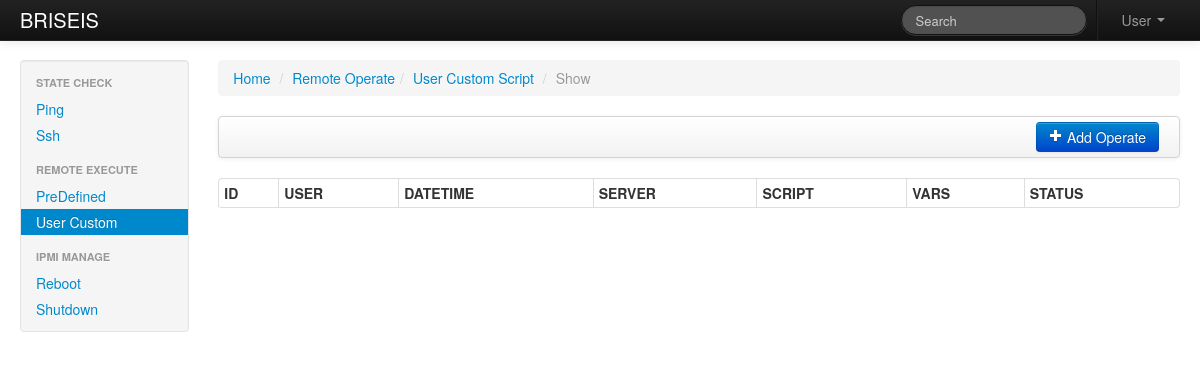
Before: /operate/show/custom with the older database file.
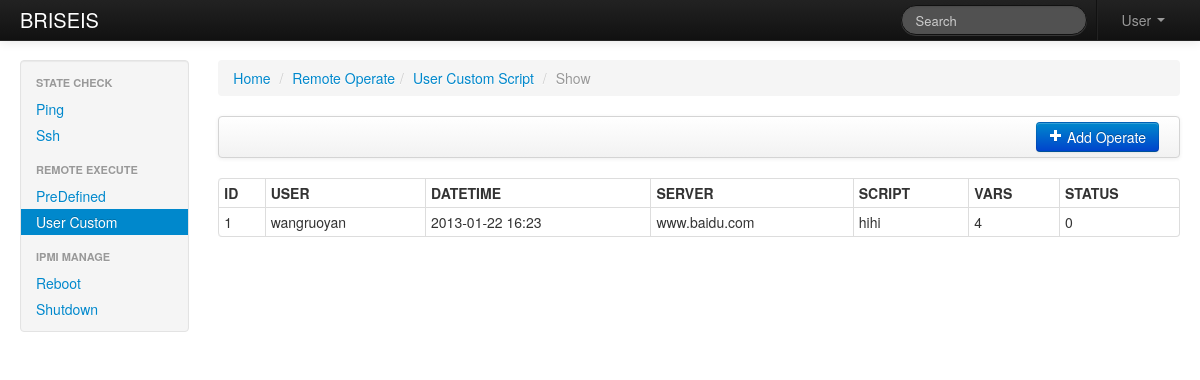
After: the same page with the newer database file.
### web/models/operate.py (models this page shows, shortened)
class CustomOperate(db.Model):
    __tablename__ = 'custom_operate_list'
    id = db.Column(db.Integer, primary_key=True)
    author = db.Column(db.UnicodeText, nullable=False)
    datetime = db.Column(db.String, nullable=False)
    server_list = db.Column(db.UnicodeText, nullable=False)
    template_script = db.Column(db.UnicodeText, nullable=False)
    template_vars = db.Column(db.UnicodeText, default=None)
    ssh_config = db.Column(db.Integer, nullable=False)
    status = db.Column(db.Integer, nullable=False)

### web/views/operate.py (the view)
@app.route('/operate/show/custom')
def show_custom_operate_ctrl():
    if request.method == 'GET':
        operates = CustomOperate.query.order_by(desc(CustomOperate.id)).all()
        return render_template('operate/show_custom_operate.html', operates=operates)

### web/templates/operate/show_custom_operate.html
{% extends "layout.html" %}
{% block active_custom %}active{% endblock %}
{% block main %}
    <div class="span10">
        <ul class="breadcrumb">
            <li><a href="/">Home</a> <span class="divider">/</span></li>
            <li><a href="#">Remote Operate</a><span class="divider">/</span></li>
            <li><a href="#">User Custom Script</a> <span class="divider">/</span></li>
            <li class="active">Show</li>
        </ul>
        {% with messages = get_flashed_messages(with_categories=true) %}
            {% if messages %}
                {% for category, message in messages %}
                    <div class="alert alert-{{ category }}">
                        <a class="close" data-dismiss="alert" href="#">×</a>
                        {{ message }}
                    </div>
                {% endfor %}
            {% else %}
                <div class="navbar">
                    <div class="navbar-inner">
                        <div class="btn-group pull-right">
                            <a href="{{ url_for('create_custom_operate_ctrl')}}" class="btn btn-primary"><i class="icon-plus icon-white"></i> Add Operate</a>
                        </div>
                    </div>
                </div>
            {% endif %}
        {% endwith %}
        <table class="table table-hover table-bordered table-condensed">
            <thead>
            <tr>
                <th>ID</th>
                <th>USER</th>
                <th>DATETIME</th>
                <th>SERVER</th>
                <th>SCRIPT</th>
                <th>VARS</th>
                <th>STATUS</th>
            </tr>
            </thead>
            <tbody>
            {% for operate in operates %}
                <tr>
                    <td>{{ operate.id }}</td>
                    <td class="">{{ operate.author }}</td>
                    <td class="">{{ operate.datetime }}</td>
                    <td class="" style="overflow:hidden;text-overflow:ellipsis;white-space:nowrap;">{{ operate.server_list }}</td>
                    <td class="" style="overflow:hidden;text-overflow:ellipsis;white-space:nowrap;">{{ operate.template_script }}</td>
                    <td class="" style="overflow:hidden;text-overflow:ellipsis;white-space:nowrap;">{{ operate.template_vars }}</td>
                    <td class="">{{ operate.status }}</td>
                </tr>
            {% endfor %}
            </tbody>
        </table>
    </div>
{% endblock %}

Changed rows visible on the page:
added CustomOperate: id "1", author "wangruoyan", datetime "2013-01-22 16:23", server_list "www.baidu.com", template_script "hihi", template_vars "4", status "0"
